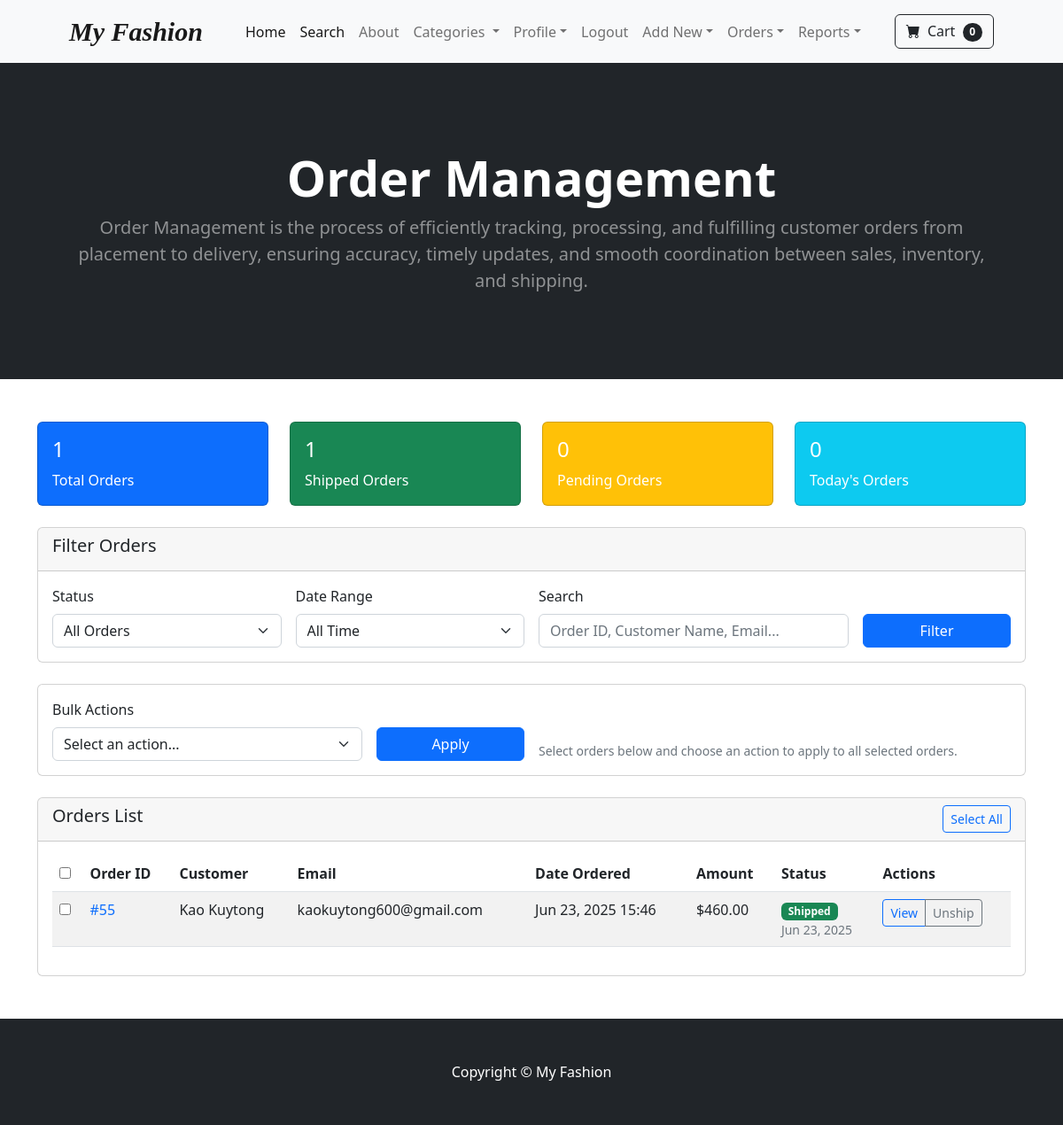
The page /order-management/ (signed in) on the database as committed earlier.
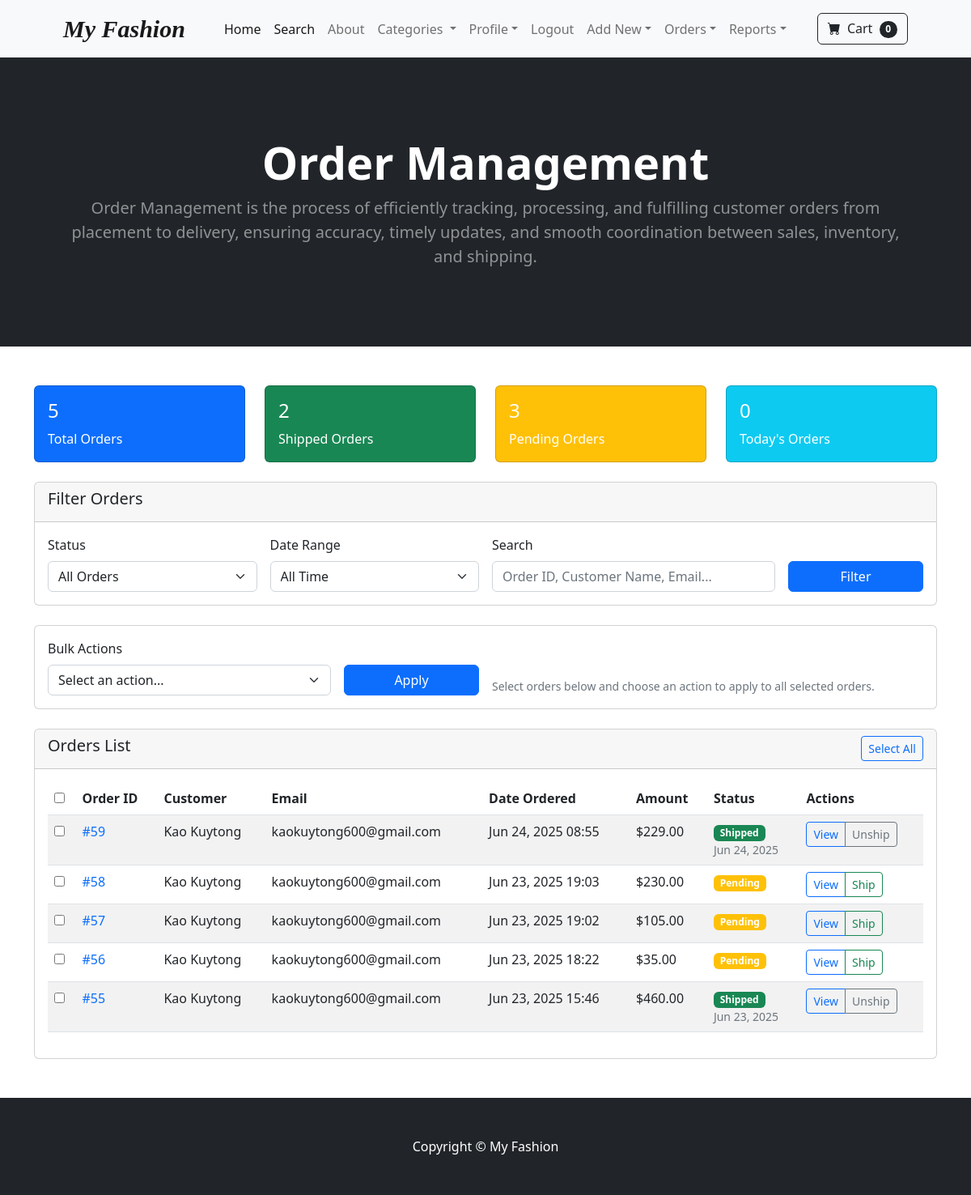
The same page on the database as committed later.
### payment/models.py (models this page shows, shortened)
class Order(models.Model):
    user = models.ForeignKey(User, on_delete=models.CASCADE, null=True, blank=True)
    full_name = models.CharField(max_length=250)
    email = models.EmailField(max_length=250)
    shipping_address = models.TextField(max_length=15000)
    amount_paid = models.DecimalField(max_digits=7, decimal_places=2)
    date_ordered = models.DateTimeField(auto_now_add=True)
    shipped = models.BooleanField(default=False)
    date_shipped = models.DateTimeField(blank=True, null=True)
    delivered = models.BooleanField(default=False)
    date_delivered = models.DateTimeField(blank=True, null=True)
    viewed_by_admin = models.BooleanField(default=False)

### store/views.py (the view)
# urls.py: path('order-management/', views.order_management, name='order_management'),
@login_required
@user_passes_test(is_staff)
def order_management(request):
    status_filter = request.GET.get('status', 'all')
    search_query = request.GET.get('search', '')
    date_filter = request.GET.get('date_filter', 'all')
    orders = PaymentOrder.objects.all().order_by('-date_ordered')
    if status_filter == 'shipped':
        orders = orders.filter(shipped=True)
    elif status_filter == 'pending':
        orders = orders.filter(shipped=False)
    if search_query:
        orders = orders.filter(
            Q(full_name__icontains=search_query) |
            Q(email__icontains=search_query) |
            Q(id__icontains=search_query)
        )
    if date_filter == 'today':
        orders = orders.filter(date_ordered__date=now().date())
    elif date_filter == 'week':
        week_ago = now().date() - timedelta(days=7)
        orders = orders.filter(date_ordered__date__gte=week_ago)
    elif date_filter == 'month':
        month_ago = now().date() - timedelta(days=30)
        orders = orders.filter(date_ordered__date__gte=month_ago)
    paginator = Paginator(orders, 20)
    page_number = request.GET.get('page')
    page_obj = paginator.get_page(page_number)
    stats = {
        'total_orders': PaymentOrder.objects.count(),
        'shipped_orders': PaymentOrder.objects.filter(shipped=True).count(),
        'pending_orders': PaymentOrder.objects.filter(shipped=False).count(),
        'today_orders': PaymentOrder.objects.filter(date_ordered__date=now().date()).count(),
    }
    context = {
        'orders': page_obj,
        'stats': stats,
        'status_filter': status_filter,
        'search_query': search_query,
        'date_filter': date_filter,
    }
    return render(request, 'order_management.html', context)

### cart/cart.py (called while the page is built)
    def __len__(self):
        return len(self.cart)

### cart/context_processors.py (called while the page is built)
def cart(request):
	return {'cart': Cart(request)}

### store/context_processors.py (called while the page is built)
def categories_processor(request):
    categories = Category.objects.all()
    return {'categories': categories}

### store/models.py (called while the page is built)
    def __str__(self):
        return self.name

### store/views.py (called while the page is built)
def is_staff(user):
    return user.is_authenticated and user.is_superuser

### store/templates/order_management.html (shortened to what this page needs)
{% extends 'base.html' %}
{% block content %}
<header class="bg-dark py-5">
  <div class="container px-4 px-lg-5 my-5">
    <div class="text-center text-white">
      <h1 class="display-4 fw-bolder">Order Management</h1>
      <p class="lead fw-normal text-white-50 mb-0">
        Order Management is the process of efficiently tracking, processing, and fulfilling customer orders from placement to delivery, ensuring accuracy, timely updates, and smooth coordination between sales, inventory, and shipping.
      </p>
    </div>
  </div>
</header>
<div class="container mt-5">
    <div class="row">
        <div class="col-md-12">
            <div class="row mb-4">
                <div class="col-md-3">
                    <div class="card bg-primary text-white">
                        <div class="card-body">
                            <h4 class="card-title">{{ stats.total_orders }}</h4>
                            <p class="card-text">Total Orders</p>
                        </div>
                    </div>
                </div>
                <div class="col-md-3">
                    <div class="card bg-success text-white">
                        <div class="card-body">
                            <h4 class="card-title">{{ stats.shipped_orders }}</h4>
                            <p class="card-text">Shipped Orders</p>
                        </div>
                    </div>
                </div>
                <div class="col-md-3">
                    <div class="card bg-warning text-white">
                        <div class="card-body">
                            <h4 class="card-title">{{ stats.pending_orders }}</h4>
                            <p class="card-text">Pending Orders</p>
                        </div>
                    </div>
                </div>
                <div class="col-md-3">
                    <div class="card bg-info text-white">
                        <div class="card-body">
                            <h4 class="card-title">{{ stats.today_orders }}</h4>
                            <p class="card-text">Today's Orders</p>
                        </div>
                    </div>
                </div>
            </div>
            <div class="card mb-4">
                <div class="card-header">
                    <h5>Filter Orders</h5>
                </div>
                <div class="card-body">
                    <form method="GET" class="row g-3">
                        <div class="col-md-3">
                            <label for="status" class="form-label">Status</label>
                            <select class="form-select" id="status" name="status">
                                <option value="all" {% if status_filter == 'all' %}selected{% endif %}>All Orders</option>
                            </select>
                        </div>
                        <div class="col-md-3">
                            <label for="date_filter" class="form-label">Date Range</label>
                            <select class="form-select" id="date_filter" name="date_filter">
                                <option value="all" {% if date_filter == 'all' %}selected{% endif %}>All Time</option>
                            </select>
                        </div>
                        <div class="col-md-4">
                            <label for="search" class="form-label">Search</label>
                            <input type="text" class="form-control" id="search" name="search"
                                   placeholder="Order ID, Customer Name, Email..." value="{{ search_query }}">
                        </div>
                        <div class="col-md-2">
                            <label class="form-label">&nbsp;</label>
                            <button type="submit" class="btn btn-primary d-block w-100">Filter</button>
                        </div>
                    </form>
                </div>
            </div>
            <div class="card mb-4">
                <div class="card-body">
                    <form method="POST" action="{% url 'bulk_order_actions' %}" id="bulkActionForm">
                        <div class="row g-3 align-items-end">
                            <div class="col-md-4">
                                <label for="bulkAction" class="form-label">Bulk Actions</label>
                                <select class="form-select" id="bulkAction" name="action">
                                    <option value="">Select an action...</option>
                                </select>
                            </div>
                            <div class="col-md-2">
                                <button type="submit" class="btn btn-primary w-100" onclick="return confirmBulkAction()">Apply</button>
                            </div>
                            <div class="col-md-6">
                                <small class="text-muted">Select orders below and choose an action to apply to all selected orders.</small>
                            </div>
                        </div>
                    </form>
                </div>
            </div>
            <div class="card">
                <div class="card-header d-flex justify-content-between align-items-center">
                    <h5>Orders List</h5>
                    <button type="button" class="btn btn-outline-primary btn-sm" id="selectAllBtn">
                    </button>
                </div>
                <div class="card-body">
                    <div class="table-responsive">
                        <table class="table table-striped table-hover">
                            <thead>
                                <tr>
                                    <th><input type="checkbox" id="selectAll"></th>
                                    <th>Order ID</th>
                                    <th>Customer</th>
                                    <th>Email</th>
                                    <th>Date Ordered</th>
                                    <th>Amount</th>
                                    <th>Status</th>
                                    <th>Actions</th>
                                </tr>
                            </thead>
                            <tbody>
                                {% for order in orders %}
                                <tr>
                                    <td>
                                        <input type="checkbox" name="order_ids" value="{{ order.id }}" form="bulkActionForm">
                                    </td>
                                    <td>
                                        <a href="{% url 'order_detail' order.id %}" class="text-decoration-none">
                                            #{{ order.id }}
                                        </a>
                                    </td>
                                    <td>{{ order.full_name }}</td>
                                    <td>{{ order.email }}</td>
                                    <td>{{ order.date_ordered|date:"M d, Y H:i" }}</td>
                                    <td>${{ order.amount_paid|floatformat:2 }}</td>
                                    <td>
                                        {% if order.shipped %}
                                            <span class="badge bg-success">Shipped</span>
                                            {% if order.date_shipped %}
                                                <small class="text-muted d-block">{{ order.date_shipped|date:"M d, Y" }}</small>
                                            {% endif %}
                                        {% else %}
                                            <span class="badge bg-warning">Pending</span>
                                        {% endif %}
                                    </td>
                                    <td>
                                        <div class="btn-group btn-group-sm" role="group">
                                            <a href="{% url 'order_detail' order.id %}" class="btn btn-outline-primary">
                                                View
                                            </a>
                                            {% if not order.shipped %}
                                                <button type="button" class="btn btn-outline-success"
                                                        onclick="quickShip({{ order.id }})">
                                                    Ship
                                                </button>
                                            {% else %}
                                                <button type="button" class="btn btn-outline-secondary"
                                                        onclick="quickUnship({{ order.id }})">
                                                    Unship
                                                </button>
                                            {% endif %}
                                        </div>
                                    </td>
                                </tr>
                                {% empty %}
                                <tr>
                                    <td colspan="8" class="text-center">No orders found</td>
                                </tr>
                                {% endfor %}
                            </tbody>
                        </table>
                    </div>
                </div>
            </div>
        </div>
    </div>
</div>
{% endblock %}

### store/templates/base.html (shortened to what this page needs)
{% load static %}
<!DOCTYPE html>
<html lang="en">
    <head>
        <link href="https://cdn.jsdelivr.net/npm/bootstrap-icons@1.5.0/font/bootstrap-icons.css" rel="stylesheet" />
        <link rel="stylesheet" href="https://cdnjs.cloudflare.com/ajax/libs/font-awesome/6.0.0/css/all.min.css">
        <link href="{% static 'css/styles.css' %}" rel="stylesheet" />
    </head>
    <body>
        {% include 'navbar.html' %}
        {% block content %}
        {% endblock %}
        <footer class="py-5 bg-dark">
            <div class="container"><p class="m-0 text-center text-white">Copyright &copy; My Fashion</p></div>
        </footer>
    </body>
</html>

### store/templates/navbar.html (shortened to what this page needs)
<nav class="navbar navbar-expand-lg navbar-light bg-light">
    <div class="container px-4 px-lg-5">
        <a class="navbar-brand" href="{% url 'home' %}" style="font-family: 'Times New Roman', Times, serif; font-weight: bold; font-style: italic; font-size: 30px;">My Fashion</a>
        <div class="collapse navbar-collapse" id="navbarSupportedContent">
            <ul class="navbar-nav me-auto mb-2 mb-lg-0 ms-lg-4">
                <li class="nav-item"><a class="nav-link active" aria-current="page" href="{% url 'home' %}">Home</a></li>
                <li class="nav-item"><a class="nav-link active" aria-current="page" href="{% url 'search' %}">Search</a></li>
                <li class="nav-item"><a class="nav-link" href="{% url 'about' %}">About</a></li>
                <li class="nav-item dropdown">
                    <a class="nav-link dropdown-toggle" href="#" id="navbarDropdown" role="button" data-bs-toggle="dropdown" aria-expanded="false">
                        Categories
                    </a>
                </li>
                {% if user.is_authenticated %}
                    <li class="nav-item dropdown">
                        <a class="nav-link dropdown-toggle" id="navbarDropdown" href="#" role="button" data-bs-toggle="dropdown" aria-expanded="false">Profile</a>
                    </li>
                    <li class="nav-item"><a class="nav-link" href="{% url 'logout' %}">Logout</a></li>
                {% else %}
                    <li class="nav-item"><a class="nav-link" href="{% url 'login' %}">Login</a></li>
                    <li class="nav-item"><a class="nav-link" href="{% url 'register' %}">Register</a></li>
                {% endif %}
                {% if user.is_superuser %}
                    <li class="nav-item dropdown">
                        <a class="nav-link dropdown-toggle" id="navbarDropdown" href="#" role="button" data-bs-toggle="dropdown" aria-expanded="false">Add New</a>
                    </li>            <li class="nav-item dropdown">
                        <a class="nav-link dropdown-toggle" id="navbarDropdown" href="#" role="button" data-bs-toggle="dropdown" aria-expanded="false">Orders</a>
                    </li>
                    <li class="nav-item dropdown">
                        <a class="nav-link dropdown-toggle" id="navbarDropdown" href="#" role="button" data-bs-toggle="dropdown" aria-expanded="false">Reports</a>
                    </li>
                {% endif %}
            </ul>
            <form class="d-flex">
                <a href="{% url 'cart_summary' %}" class="btn btn-outline-dark">
                    <i class="bi-cart-fill me-1"></i>
                        Cart
                    <span class="badge bg-dark text-white ms-1 rounded-pill" id="cart_quantity">
                        {{ cart|length }}
                    </span>
                </a>
            </form>
        </div>
    </div>
</nav>

Rows that differ between the two databases and show on the page:
added Order: id "59", full_name "Kao Kuytong", email "kaokuytong600@gmail.com", date_ordered "Jun 24, 2025 08:55", amount_paid "229.00", date_shipped "Jun 24, 2025"
added Order: id "58", full_name "Kao Kuytong", email "kaokuytong600@gmail.com", date_ordered "Jun 23, 2025 19:03", amount_paid "230.00", shipped "Pending"
added Order: id "57", full_name "Kao Kuytong", email "kaokuytong600@gmail.com", date_ordered "Jun 23, 2025 19:02", amount_paid "105.00", shipped "Pending"
added Order: id "56", full_name "Kao Kuytong", email "kaokuytong600@gmail.com", date_ordered "Jun 23, 2025 18:22", amount_paid "35.00", shipped "Pending"
Other text that changed with them:
{{ stats.total_orders }}: "1" → "5"
{{ stats.shipped_orders }}: "1" → "2"
{{ stats.pending_orders }}: "0" → "3"
